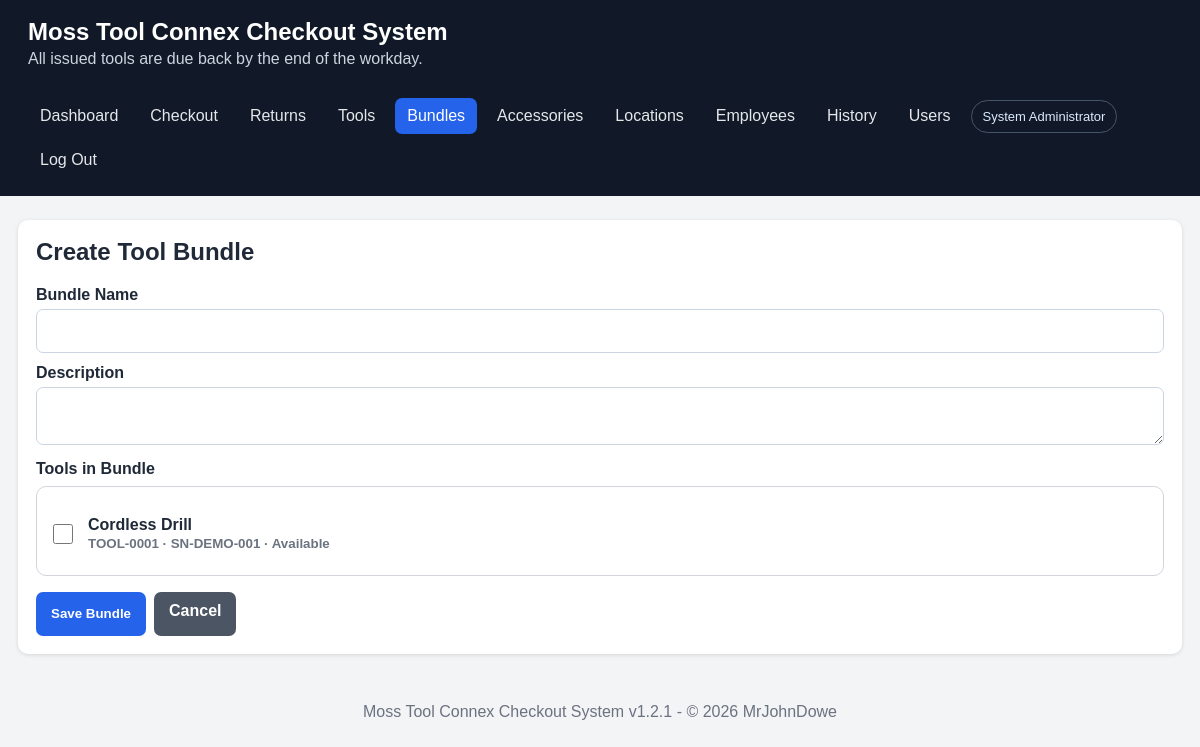
/bundle_form.php (signed in), run on the app's committed database.
### tables this page shows
CREATE TABLE IF NOT EXISTS tools (
    id INT UNSIGNED AUTO_INCREMENT PRIMARY KEY,
    tool_name VARCHAR(160) NOT NULL,
    category VARCHAR(100) NULL,
    manufacturer VARCHAR(100) NULL,
    model_number VARCHAR(100) NULL,
    serial_number VARCHAR(150) NOT NULL,
    internal_id VARCHAR(100) NOT NULL,
    location_id INT UNSIGNED NULL,
    tool_location VARCHAR(190) NOT NULL,
    status ENUM('available','checked_out','maintenance','retired') NOT NULL DEFAULT 'available',
    notes TEXT NULL,
    created_at DATETIME NOT NULL DEFAULT CURRENT_TIMESTAMP,
    UNIQUE KEY uq_tool_serial (serial_number), UNIQUE KEY uq_tool_internal (internal_id),
    CONSTRAINT fk_tool_location FOREIGN KEY (location_id) REFERENCES tool_locations(id) ON DELETE SET NULL
);

### bundle_form.php (the view, shortened to what this page needs)
<?php
require __DIR__.'/includes/header.php';$pdo=db();$id=(int)($_GET['id']??$_POST['id']??0);
$bundle=null;$selected=[];if($id){$s=$pdo->prepare('SELECT * FROM bundles WHERE id=?');$s->execute([$id]);$bundle=$s->fetch();$s=$pdo->prepare('SELECT tool_id FROM bundle_tools WHERE bundle_id=?');$s->execute([$id]);$selected=array_map('intval',$s->fetchAll(PDO::FETCH_COLUMN));}$tools=$pdo->query("SELECT * FROM tools WHERE status<>'retired' ORDER BY category,tool_name,internal_id")->fetchAll();
?><div class="card"><h2><?=$bundle?'Edit':'Create'?> Tool Bundle</h2><form method="post"><?php if($bundle):?><input type="hidden" name="id" value="<?=$id?>"><?php endif;?><label>Bundle Name</label><input name="bundle_name" required value="<?=e($bundle['bundle_name']??'')?>"><label>Description</label><textarea name="description"><?=e($bundle['description']??'')?></textarea><label>Tools in Bundle</label><div class="selection-list"><?php foreach($tools as $t):?><label class="select-item"><input type="checkbox" name="tool_ids[]" value="<?=(int)$t['id']?>" <?=in_array((int)$t['id'],$selected,true)?'checked':''?>><span><strong><?=e($t['tool_name'])?></strong><br><small><?=e($t['internal_id'])?> · <?=e($t['serial_number'])?> · <?=e(tool_status_label($t['status']))?></small></span></label><?php endforeach;?></div><?php if($bundle):?><label><input type="checkbox" name="active" <?=$bundle['active']?'checked':''?>> Active</label><?php endif;?><div class="actions"><button>Save Bundle</button><a class="button secondary" href="bundles.php">Cancel</a></div></form></div><?php require __DIR__.'/includes/footer.php';?>

### assets/style.css (style rules this page uses)
:root { font-family: Arial, sans-serif; color: #1f2937; background: #f3f4f6; }
* { box-sizing: border-box; }
body { margin: 0; }
.card { background: white; border-radius: 10px; padding: 18px; box-shadow: 0 1px 4px rgba(0,0,0,.12); }
.card h2, .card h3 { margin-top: 0; }
label { display: block; font-weight: 700; margin: 11px 0 5px; }
input, select, textarea { width: 100%; padding: 10px; border: 1px solid #cbd5e1; border-radius: 7px; font: inherit; }
textarea { min-height: 85px; resize: vertical; }
button, .button { display: inline-block; background: #2563eb; color: white; border: 0; border-radius: 7px; padding: 10px 15px; cursor: pointer; text-decoration: none; font-weight: 700; }
.button.secondary { background: #4b5563; }
.actions { display: flex; gap: 8px; flex-wrap: wrap; margin-top: 14px; }
body { padding-bottom: env(safe-area-inset-bottom); }
button, .button, input, select, textarea { min-height: 44px; }
.selection-list { border:1px solid #d1d5db;border-radius:10px;max-height:330px;overflow:auto;margin:8px 0 16px;background:#fff }
.select-item { display:flex;align-items:center;gap:12px;padding:11px 12px;border-bottom:1px solid #e5e7eb }
.select-item:last-child { border-bottom:0 }
.select-item input[type=checkbox] { width:20px;height:20px;flex:0 0 auto }
.select-item small { color:#6b7280 }

### data on the page
tools: tool_name "Cordless Drill", internal "TOOL-0001", serial_number "SN-DEMO-001", status "Available"

### other printed values
APP_NAME "Moss Tool Connex Checkout System"
current_user()['full_name'] "System Administrator"
APP_VERSION "1.2.1"
$year "2026"
DEVELEPER_NAME "MrJohnDowe"
